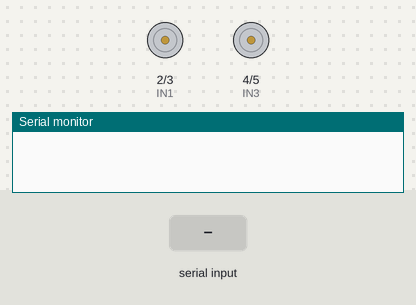
A sketch run on a simulated Arduino Uno, built with avr-gcc and run on an emulated ATmega328P. Parts: motor-driver pin pairs drawn as motors (green arrow = first pin HIGH = forward, orange = second pin HIGH = backward, longer = more drive), the last lines printed to the serial monitor. The inputs (shaded band) are chosen by the test bench.

Above: at 1.2 s.
1.3 s: "F" received over Serial
At 2.5 s:
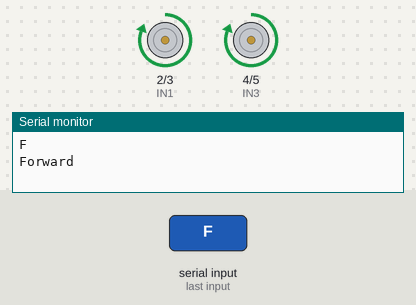
2.8 s: "B" received over Serial
At 3.6 s:
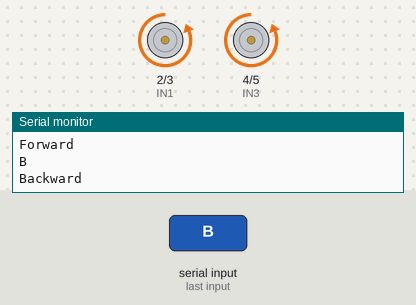
4.3 s: "L" received over Serial
At 4.7 s:
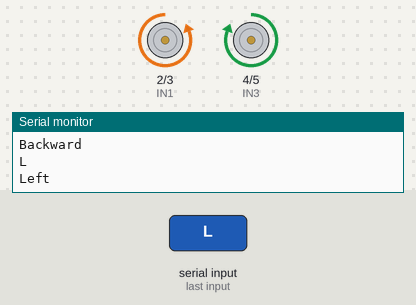
5.8 s: "R" received over Serial
At 7.1 s:
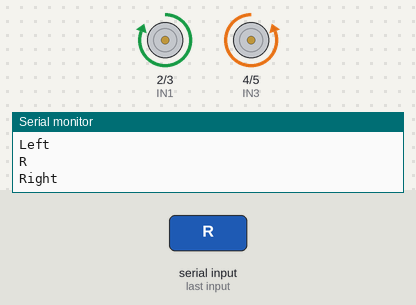
Timing chart, 0 to 8.3 s (numbered marks = the images above; inputs shaded):
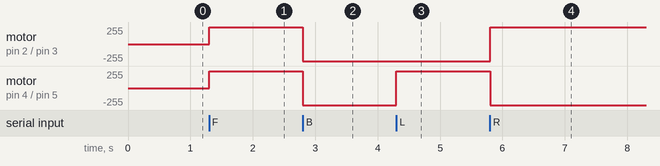

The sketch:

Bluetooth_RC_Car.ino
```cpp
/*  RLR INVENTIONS
    PLEASE SUBSCRIBE
*/

#define IN1 2
#define IN2 3
#define IN3 4
#define IN4 5

void setup() {
  Serial.begin(9600);
  pinMode(IN1, OUTPUT);
  pinMode(IN2, OUTPUT);
  pinMode(IN3, OUTPUT);
  pinMode(IN4, OUTPUT);
}

void loop() {
  if (Serial.available() > 0) {
    char value = Serial.read();
    Serial.println(value);

    if (value == 'F') {
      forward();
    } else if (value == 'B') {
      backward();
    } else if (value == 'L') {
      left();
    } else if (value == 'R') {
      right();
    } else {
      Stop();
    }
  }
}

void forward() {
  digitalWrite(IN1, HIGH);
  digitalWrite(IN2, LOW);
  digitalWrite(IN3, HIGH);
  digitalWrite(IN4, LOW);
    Serial.println("Forward");

}
void backward() {
  digitalWrite(IN1, LOW);
  digitalWrite(IN2, HIGH);
  digitalWrite(IN3, LOW);
  digitalWrite(IN4, HIGH);
  Serial.println("Backward");
}
void left() {
  digitalWrite(IN1, LOW);
  digitalWrite(IN2, HIGH);
  digitalWrite(IN3, HIGH);
  digitalWrite(IN4, LOW);
  Serial.println("Left");

}
void right() {
  digitalWrite(IN1, HIGH);
  digitalWrite(IN2, LOW);
  digitalWrite(IN3, LOW);
  digitalWrite(IN4, HIGH);
  Serial.println("Right");

}
void Stop() {
  digitalWrite(IN1, LOW);
  digitalWrite(IN2, LOW);
  digitalWrite(IN3, LOW);
  digitalWrite(IN4, LOW);
}
```

Measured:
- after the input at 1.3 s, motor on pin 2 (IN1) / pin 3 (IN2), motor on pin 4 (IN3) / pin 5 (IN4): stopped → forward 255/255 at once
- after the input at 2.8 s, motor on pin 2 (IN1) / pin 3 (IN2), motor on pin 4 (IN3) / pin 5 (IN4): forward 255/255 → backward 255/255 at once
- after the input at 4.3 s, motor on pin 4 (IN3) / pin 5 (IN4): backward 255/255 → forward 255/255 at once
- after the input at 5.8 s, motor on pin 2 (IN1) / pin 3 (IN2): backward 255/255 → forward 255/255 at once; motor on pin 4 (IN3) / pin 5 (IN4): forward 255/255 → backward 255/255 at once
